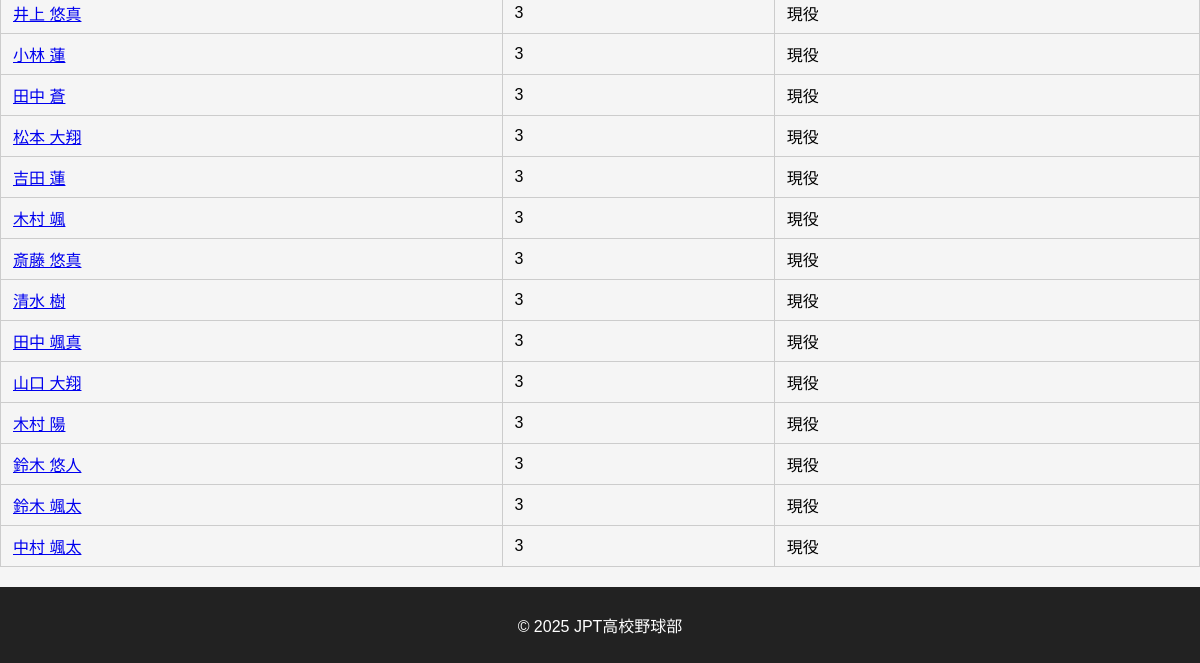
The app's page /members/ (signed in, lower part), older data.
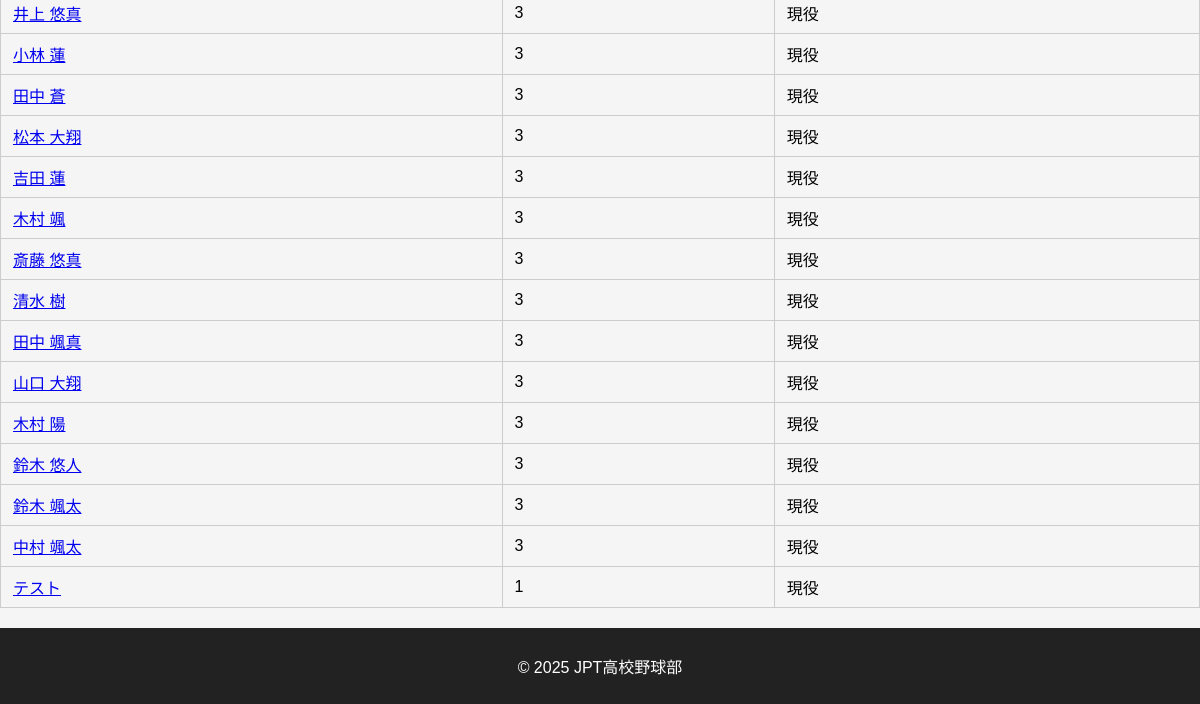
The same page, newer data.
### db_models.py (models this page shows, shortened)
class User(db.Model, UserMixin):  # UserMixin を追加
    __tablename__ = 'users'
    user_id = db.Column(db.Integer, primary_key=True)
    name = db.Column(db.String(100), nullable=False)
    password_hash = db.Column(db.String(200), nullable=False)
    role = db.Column(db.Enum('member', 'manager', 'coach', 'director', name='role_enum'), nullable=False)
    grade = db.Column(db.Integer, nullable=True)
    is_active = db.Column(db.Boolean, default=True)
    created_at = db.Column(db.DateTime, default=lambda: datetime.now(tz=ZoneInfo('Asia/Tokyo')))
    updated_at = db.Column(db.DateTime, default=lambda: datetime.now(tz=ZoneInfo('Asia/Tokyo')), onupdate=lambda: datetime.now(tz=ZoneInfo('Asia/Tokyo')))  # 修正

### blueprints/members.py (the view)
@members_bp.route('/')
@login_required
def members():
    members_list = User.query.filter_by(role='member', is_active=True).all()
    return render_template('members.html', members=members_list)

### app.py (called while the page is built)
@login_manager.user_loader
def load_user(user_id):
    return User.query.get(int(user_id))

### templates/members.html (shortened to what this page needs)
{% extends "base.html" %}
{% block content %}
<table class="member-table">
  <tbody>
    {% for member in members %}
    <tr>
      <td><a href="{{ url_for('main.member_records', member_id=member.user_id) }}">{{ member.name }}</a></td>
      <td>{{ member.grade }}</td>
      <td>{% if member.is_active %}現役{% else %}引退{% endif %}</td>
    </tr>
    {% endfor %}
  </tbody>
</table>
{% endblock %}

### templates/base.html (shortened to what this page needs)
<!DOCTYPE html>
<html lang="ja">
<head>
    <link rel="stylesheet" href="{{ url_for('static', filename='styles.css') }}">
</head>
<body>
    <main>
        {% block content %}{% endblock %}
    </main>
    <footer>
        <p>&copy; 2025 JPT高校野球部</p>
    </footer>
</body>
</html>

### static/styles.css (style rules this page uses)
body { font-family: Arial, sans-serif; margin: 0; padding: 0; background-color: #f5f5f5; }
footer { text-align: center; padding: 10px; background-color: #222; color: white; }
table.member-table { border-collapse: collapse; width: 100%; margin: 20px 0; }

Row changes from the older to the newer data that the page shows:
added User: name "テスト", grade "1", is_active "現役"
